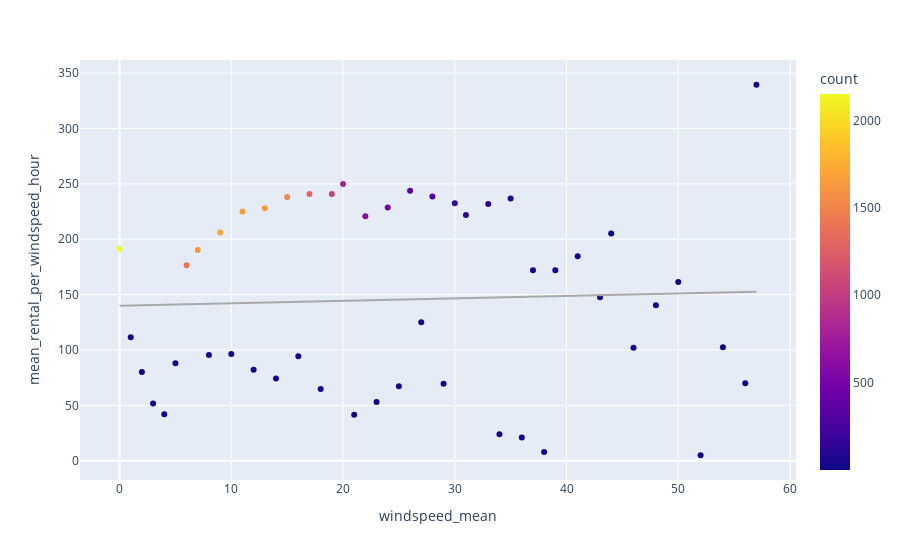

Write notebook code for a chart like this one.
### Code cell
px.scatter(df_windspeed_mean, x= "windspeed_mean", y="mean_rental_per_windspeed_hour", color="count", trendline="ols", trendline_color_override="darkgrey")

### Figure 1 — Plotly figure (JSON) as saved in the notebook; plotly's stock layout.template omitted (floating-point values rounded to 4 significant figures)
{"data": [{"hovertemplate": "windspeed_mean=%{x}<br>mean_rental_per_windspeed_hour=%{y}<br>count=%{marker.color}<extra></extra>", "legendgroup": "", "marker": {"color": [2151, 17, 10, 6, 1, 9, 1405, 1612, 29, 1717, 19, 1681, 21, 1640, 14, 1499, 12, 1287, 14, 1039, 799, 4, 603, 5, 495, 6, 377, 1, 296, 4, 175, 147, 109, 1, 80, 1, 40, 1, 44, 22, 14, 11, 5, 2, 2, 1, 2, 1, 2], "coloraxis": "coloraxis", "symbol": "circle"}, "mode": "markers", "name": "", "orientation": "v", "showlegend": false, "type": "scatter", "x": [0, 1, 2, 3, 4, 5, 6, 7, 8, 9, 10, 11, 12, 13, 14, 15, 16, 17, 18, 19, 20, 21, 22, 23, 24, 25, 26, 27, 28, 29, 30, 31, 33, 34, 35, 36, 37, 38, 39, 41, 43, 44, 46, 48, 50, 52, 54, 56, 57], "xaxis": "x", "y": [191.4, 111.5, 80.1, 51.83, 42, 88.11, 176.6, 190.4, 95.55, 206.2, 96.32, 225.0, 82.1, 228.0, 74.29, 238.1, 94.42, 240.8, 64.86, 241.0, 249.9, 41.5, 220.7, 53, 228.6, 67.33, 243.8, 125, 238.7, 69.5, 232.5, 222, 231.9, 24, 236.9, 21, 172, 8, 172.1, 184.7, 147.7, 205.3, 102, 140.5, 161.5, 5, 102.5, 70, 339.5], "yaxis": "y"}, {"hovertemplate": "<b>OLS trendline</b><br>mean_rental_per_windspeed_hour = 0.221036 * windspeed_mean + 140.033<br>R<sup>2</sup>=0.001888<br><br>windspeed_mean=%{x}<br>mean_rental_per_windspeed_hour=%{y} <b>(trend)</b><extra></extra>", "legendgroup": "", "line": {"color": "darkgrey"}, "marker": {"symbol": "circle"}, "mode": "lines", "name": "", "showlegend": false, "type": "scatter", "x": [0, 1, 2, 3, 4, 5, 6, 7, 8, 9, 10, 11, 12, 13, 14, 15, 16, 17, 18, 19, 20, 21, 22, 23, 24, 25, 26, 27, 28, 29, 30, 31, 33, 34, 35, 36, 37, 38, 39, 41, 43, 44, 46, 48, 50, 52, 54, 56, 57], "xaxis": "x", "y": [140.0, 140.3, 140.5, 140.7, 140.9, 141.1, 141.4, 141.6, 141.8, 142.0, 142.2, 142.5, 142.7, 142.9, 143.1, 143.3, 143.6, 143.8, 144.0, 144.2, 144.5, 144.7, 144.9, 145.1, 145.3, 145.6, 145.8, 146.0, 146.2, 146.4, 146.7, 146.9, 147.3, 147.5, 147.8, 148.0, 148.2, 148.4, 148.7, 149.1, 149.5, 149.8, 150.2, 150.6, 151.1, 151.5, 152.0, 152.4, 152.6], "yaxis": "y"}], "layout": {"coloraxis": {"colorbar": {"title": {"text": "count"}}, "colorscale": [[0, "#0d0887"], [0.1111, "#46039f"], [0.2222, "#7201a8"], [0.3333, "#9c179e"], [0.4444, "#bd3786"], [0.5556, "#d8576b"], [0.6667, "#ed7953"], [0.7778, "#fb9f3a"], [0.8889, "#fdca26"], [1, "#f0f921"]]}, "legend": {"tracegroupgap": 0}, "margin": {"t": 60}, "xaxis": {"anchor": "y", "domain": [0, 1], "title": {"text": "windspeed_mean"}}, "yaxis": {"anchor": "x", "domain": [0, 1], "title": {"text": "mean_rental_per_windspeed_hour"}}}}
